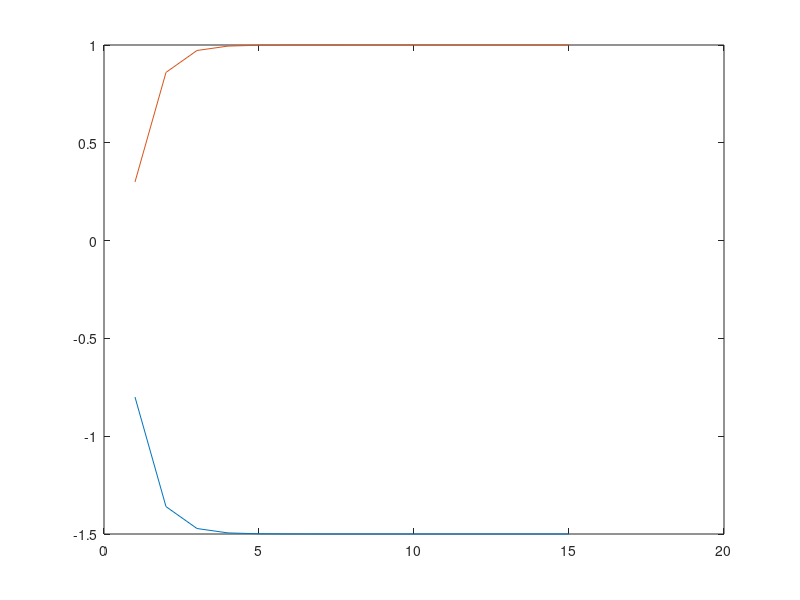

MATLAB code to generate this figure:

clear
clc
% Given values
%___________________________________________
% x + 0.2y =  0.7     x =  1.0
%x +     y = -0.5     y = -1.5
%___________________________________________

%using the Jacobian mathod

%Initialize a vector for x and y to be 15 by 1 vector
x = zeros(15, 1);   % vector of 15 zeros
y = zeros(15, 1);

%Initial Guess start guessing a value for x and y 
Xprev = 2;
Yprev = 2;

for i=1:15              %open a for loop that runs 15 times
    x(i) = 0.7 - 0.2 * Yprev;
    y(i) = -0.5 - Xprev;

    Xprev = x(i);
    Yprev = y(i);
end

plot(y) % note the value of y converges at around -1.5 this is close to the answer
hold on;
plot(x) % note the value of x converges at around 1.0 this is close to the answer
hold off;

%_____________________________________________________________
% not the Jacobian Method took 8 iteration 
%_____________________________________________________________

%% *********************** Gauss Siedel Method ***************************
%____________________________________________________________
% In Gauss Siedel you determine x(i) using the initial Guess values
% then you use x(i) to determine y(i)
%repeate the loop again and again intil you converge at a point
%____________________________________________________________

%Initialize a vector for x and y to be 15 by 1 vector
x = zeros(15, 1);   % vector of 15 zeros
y = zeros(15, 1);

%Initial Guess start guessing a value for x and y 
Xprev = 2;
Yprev = 2;

for i=1:15              %open a for loop that runs 15 times
    x(i) = 0.7 - 0.2 * Yprev;  %determine x(i)
    y(i) = -0.5 - x(i);        % use x(i) to get y(i)

    Xprev = x(i);
    Yprev = y(i);
end

plot(y) % note the value of y converges at around -1.5 this is close to the answer
hold on;
plot(x) % note the value of x converges at around 1.0 this is close to the answer
hold off;

%________________________________________________________
% note the Guass Siedel Method took 5 iteration
%________________________________________________________